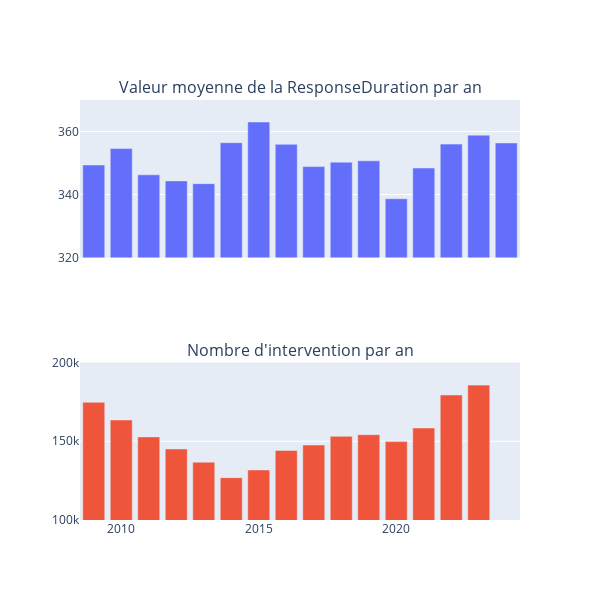

The notebook cell this image was saved under:
### Markdown cell above
#### Year

### Code cell
# Grouper par 'year' et calculer la moyenne des valeurs et leur nombre
grouped_mean = time_df.groupby('year')['ResponseDuration'].mean().reset_index()
grouped_count = time_df.groupby('year')['ResponseDuration'].count().reset_index()


fig = make_subplots(rows=2, cols=1, shared_xaxes=True, subplot_titles=('Valeur moyenne de la ResponseDuration par an', "Nombre d'intervention par an"))

# Ajouter le premier graphique (moyenne des valeurs)
fig.add_trace(go.Bar(x=grouped_mean['year'], y=grouped_mean['ResponseDuration'], name='Average Value'), row=1, col=1)

# Ajouter le deuxième graphique (compte des valeurs)
fig.add_trace(go.Bar(x=grouped_count['year'], y=grouped_count['ResponseDuration'], name='Count'), row=2, col=1)

# Mettre à jour l'échelle de l'axe des ordonnées
fig.update_yaxes(range=[320, 370], row=1, col=1) 
fig.update_yaxes(range=[100000, 200000], row=2, col=1) 

# Mettre à jour les annotations et les titres
fig.update_layout(height=600, width=600, showlegend=False)

fig.write_html(racine_projet()+'/reports/figures/distrib_years.html')

fig.show()

### Figure 1 — Plotly figure (JSON) as saved in the notebook; plotly's stock layout.template omitted (floating-point values rounded to 4 significant figures)
{"data": [{"name": "Average Value", "type": "bar", "x": [2009, 2010, 2011, 2012, 2013, 2014, 2015, 2016, 2017, 2018, 2019, 2020, 2021, 2022, 2023, 2024], "xaxis": "x", "y": [349.4, 354.6, 346.2, 344.3, 343.4, 356.4, 363.0, 355.9, 348.9, 350.3, 350.7, 338.6, 348.4, 356.0, 358.8, 356.4], "yaxis": "y"}, {"name": "Count", "type": "bar", "x": [2009, 2010, 2011, 2012, 2013, 2014, 2015, 2016, 2017, 2018, 2019, 2020, 2021, 2022, 2023, 2024], "xaxis": "x2", "y": [174749, 163530, 152774, 145095, 136717, 126873, 131791, 144145, 147615, 153137, 154163, 149774, 158425, 179392, 185643, 62117], "yaxis": "y2"}], "layout": {"annotations": [{"font": {"size": 16}, "showarrow": false, "text": "Valeur moyenne de la ResponseDuration par an", "x": 0.5, "xanchor": "center", "xref": "paper", "y": 1, "yanchor": "bottom", "yref": "paper"}, {"font": {"size": 16}, "showarrow": false, "text": "Nombre d'intervention par an", "x": 0.5, "xanchor": "center", "xref": "paper", "y": 0.375, "yanchor": "bottom", "yref": "paper"}], "height": 600, "showlegend": false, "width": 600, "xaxis": {"anchor": "y", "autorange": true, "domain": [0, 1], "matches": "x2", "range": [2008.0, 2024.0], "showticklabels": false, "type": "linear"}, "xaxis2": {"anchor": "y2", "autorange": true, "domain": [0, 1], "range": [2008.0, 2024.0], "type": "linear"}, "yaxis": {"anchor": "x", "domain": [0.625, 1], "range": [320, 370], "type": "linear"}, "yaxis2": {"anchor": "x2", "domain": [0, 0.375], "range": [100000, 200000], "type": "linear"}}}
